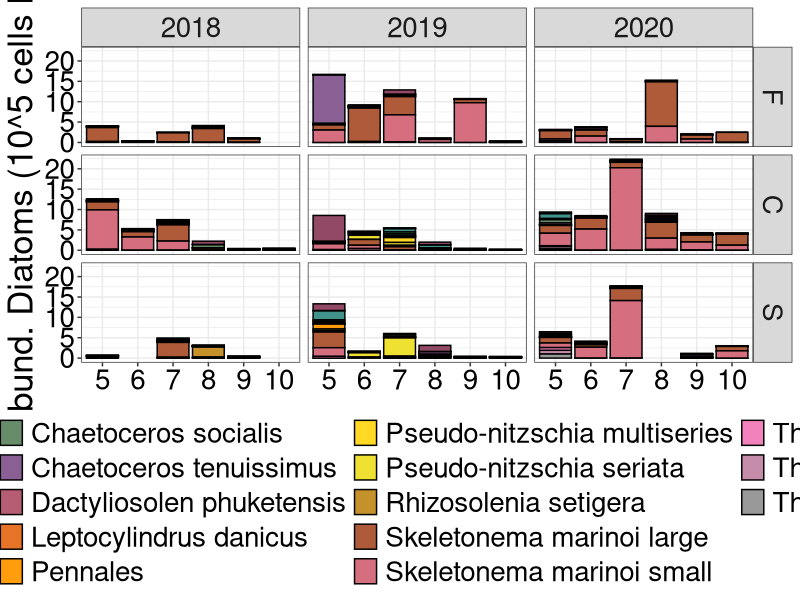
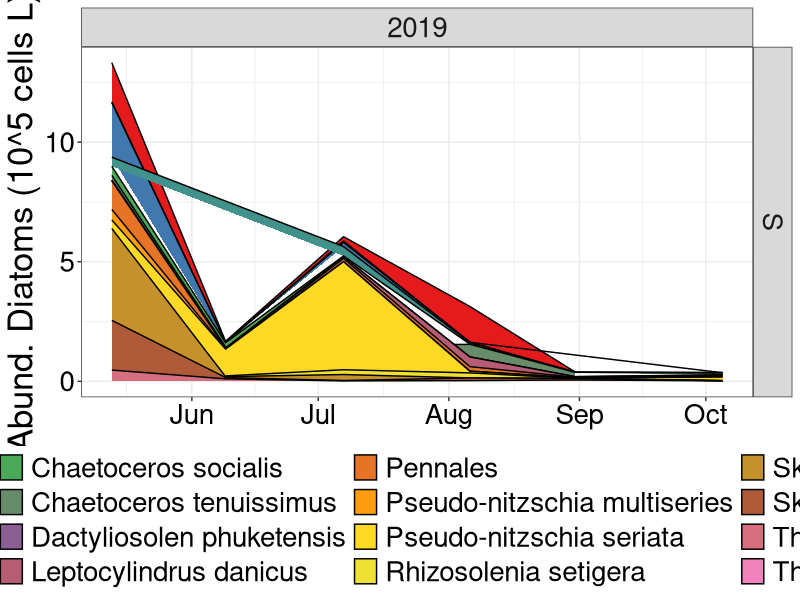
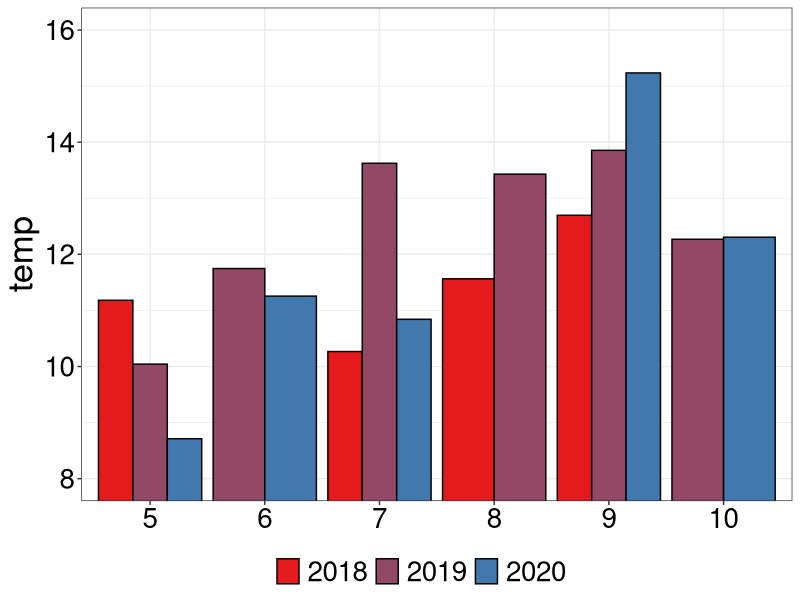
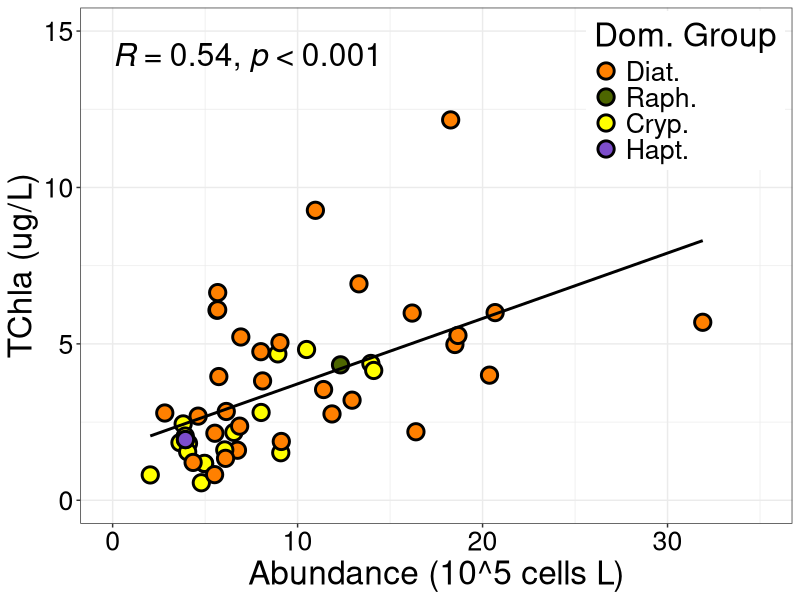
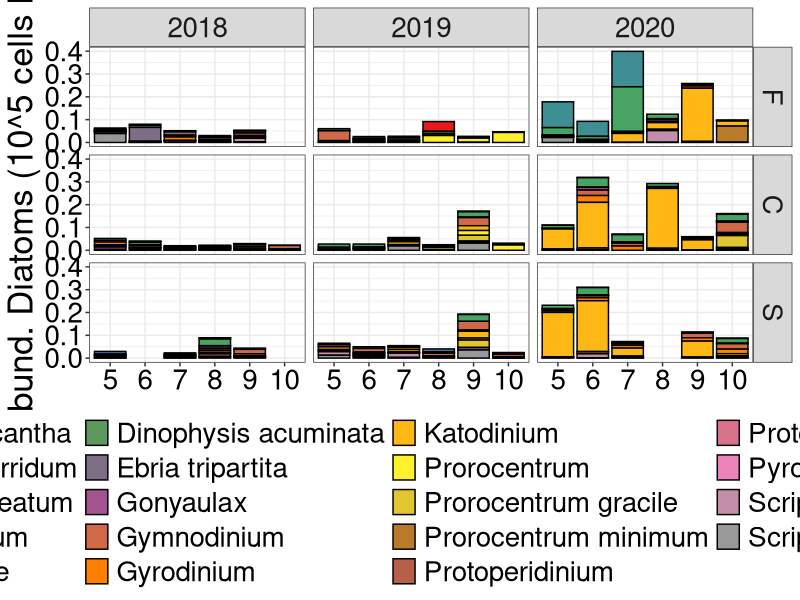
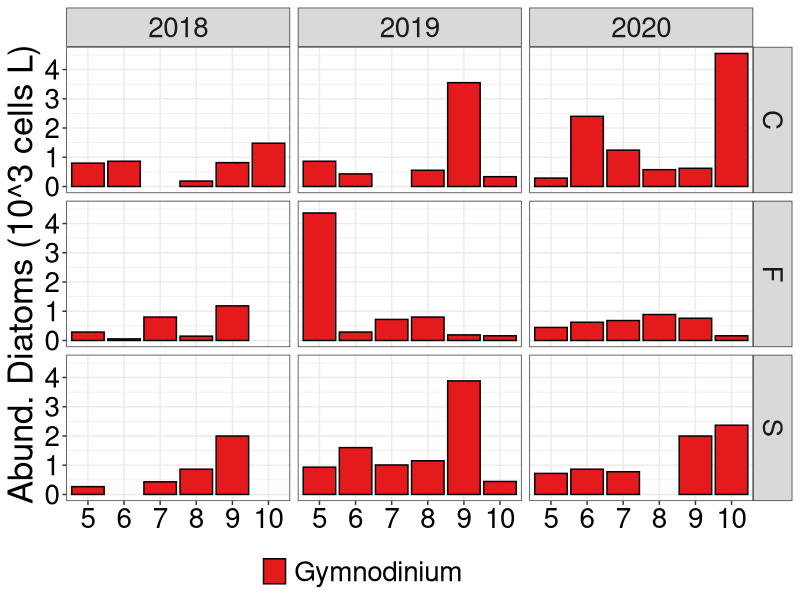
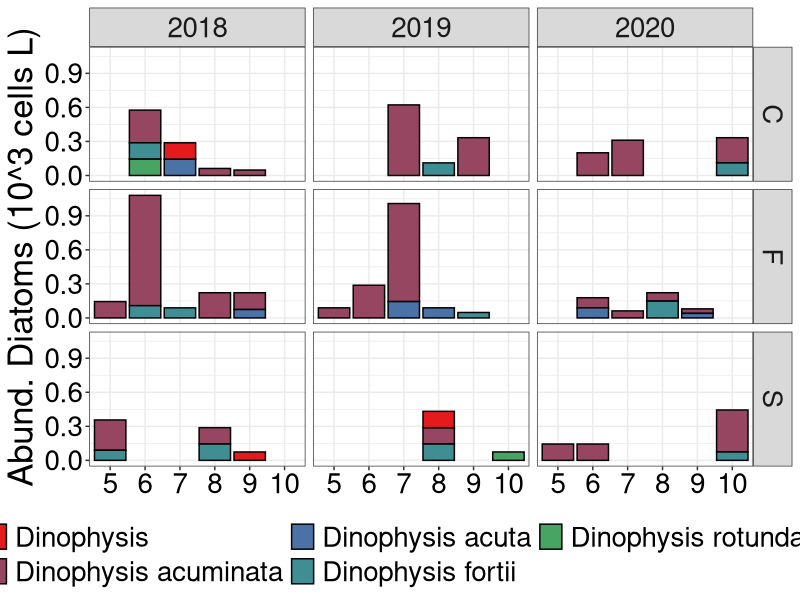
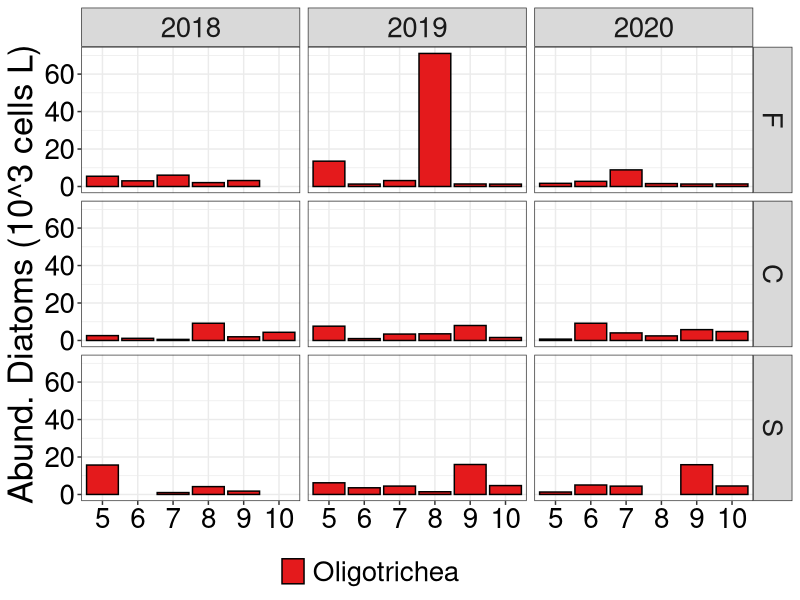

These charts were generated, in order, by the following R code: (Note: this script raises an error after producing the figures.)
## ---- chunk 1
#Upload packages
library(tidyverse)
library(readxl)
library(here)
library(patchwork)
library(RColorBrewer)

## ---- chunk 2
#Upload data from my master data standardization sheet
micro <- read_csv(here("outputs", "micro_master_2021-10-18.csv")) 

#Uploading chl data that has been converted to TChla
chl <- read_csv(here("outputs", "chl_hplc_merged.csv"))

#Uploading datasheet with physical, nutrients, chlorophyll, microscopy and chemtax data.
data <- read_csv(here("outputs", "ctd_merge_2021-11-04_chem.csv"))

#Uploading size separated S.marinoi counts.
sm_size <- read_csv(here("outputs", "s_mar_size.csv"))

fec <- read_csv(here("outputs", "fecal_master_2022-03-16_het.csv"))

#Upload microscopy data merged with physical and biogeochemical measures
data <- read_csv(here("outputs", "ctd_merge_2021-11-04_chem.csv")) 
## ---- chunk 3
#Remove QU39
micro <- micro %>% 
  filter(!site_id == "QU39")

#Remove QU39
data <- data %>% 
  filter(!site_id == "QU39")

data <- data %>% 
    mutate(location = case_when(site_id == "DFO2" ~ "F",
                              site_id == "KC10" ~ "C",
                              site_id == "QCS01" ~ "S",
                              TRUE ~ as.character(site_id)))

env <- data %>% 
  mutate(year = lubridate::year(date)) %>% 
  select(location, month, month_surv, year, t = temp_dm, s = sal_dm,
         dr = delta_rho_dm, no2 = no2_dm, po4 = po4_dm, sio2 = sio2_dm,
         secchi = secchi_depth)
## ---- chunk 4

#Careful here - removing original s.marinoi counts and replacing with size separated counts. Ensure that the outputs are comparable.
micro <- micro %>% 
  filter(!scientificName == "Skeletonema marinoi")

micro <- rbind(micro, sm_size)

## ---- chunk 5
#Add year column
micro <- micro %>% 
  mutate(year = lubridate::year(date)) %>% 
  relocate(year, .after = date)
## ---- chunk 6
# Changing site_id to location 
micro <- micro %>% 
    mutate(location = case_when(site_id == "DFO2" ~ "F",
                              site_id == "KC10" ~ "C",
                              site_id == "QCS01" ~ "S",
                              TRUE ~ as.character(site_id))) %>% 
  relocate(location, .after = site_id)
## ---- chunk 7
#looking at only species present in 10% or more of samples -  might be too conservative here.

# species_10 <- micro %>%
#   group_by(scientificName) %>%
#   summarise(n_obs = n()) %>%
#   ungroup() %>%
#   mutate(perc_obs = n_obs/50) %>%
#   filter(perc_obs >= 0.10)
# # 
# species_10_list <- species_10$scientificName
# # 
# micro <- micro %>% 
#   filter(scientificName %in% species_10_list)

## ---- chunk 8
micro_diat <- micro %>% 
  filter(group == "Bacillariophyta")

#Order locations from fjord to shelf
order_loc <- c("F", "C", "S")

#Chemtax - Specify order of phyto groups for figures
micro_diat <- arrange(mutate(micro_diat,
                         location = factor(location, levels = order_loc)))

#I want to look at species that never contribute to more than a certain percentage to the total biomass

#Make a total diatom sum column for each date and then divide each species count by the total to derive a relative contribution
micro_diat <- micro_diat %>% 
  group_by(date, location) %>% 
  mutate(sum_count = sum(species_sum)) %>% 
  ungroup() %>% 
  mutate(diat_perc = species_sum/sum_count)

#Make a column showing the max contribution for each species
micro_diat <- micro_diat %>% 
  group_by(scientificName) %>% 
  mutate(max = max(diat_perc),
         max_abund = max(species_sum)) %>% 
  ungroup() 


micro_diat_gt5_perc <- micro_diat %>% 
  filter(max >= 0.10)


colourCount = length(unique(micro_diat_gt5_perc$scientificName))
getPalette = colorRampPalette(brewer.pal(9, "Set1"))


micro_diat_gt5_perc %>% 
  ggplot(aes(x = as.factor(month_surv), y = species_sum/100000, 
             fill = scientificName)) + 
  geom_bar(stat = "identity", position = "stack", color = "black") + 
  facet_grid(location ~ year) +
  scale_fill_manual(values = getPalette(colourCount)) + 
  theme_bw() +
  ylab("Abund. Diatoms (10^5 cells L)") +
  theme(text = element_text(size = 25),
        axis.title.x = element_blank(),
        # axis.text.y = element_blank(),
        axis.text = element_text(colour = "black"),
        legend.position = "bottom",
        legend.direction = "horizontal",
        legend.title = element_blank()) +
  guides(fill = guide_legend(ncol = 4))

ggsave(here("figures_good", "timeseries-diatoms_gt10_perc_sm_size.png"),
       width = 16, height = 12, dpi = 300)
## ---- chunk 9
micro_diat_gt5_perc %>%
  mutate(yday = lubridate::yday(date)) %>% 
  filter(year == 2019 & location == "S") %>% 
  ggplot(aes(x = date, y = species_sum/100000, 
             fill = scientificName)) + 
  geom_area(stat = "identity", position = "stack", color = "black") + 
  facet_grid(location ~ year) +
  scale_fill_manual(values = getPalette(colourCount)) + 
  theme_bw() +
  ylab("Abund. Diatoms (10^5 cells L)") +
  theme(text = element_text(size = 25),
        axis.title.x = element_blank(),
        # axis.text.y = element_blank(),
        axis.text = element_text(colour = "black"),
        legend.position = "bottom",
        legend.direction = "horizontal",
        legend.title = element_blank()) +
  guides(fill = guide_legend(ncol = 4))
## ---- chunk 10
env %>% 
  filter(location == "S") %>% 
  ggplot(aes(x = as.factor(month_surv), y = t, fill = as.factor(year))) + 
  geom_bar(stat = "identity", position = "dodge", color = "black") + 
  scale_fill_manual(values = getPalette(colourCount)) + 
  coord_cartesian(ylim = c(8, 16)) +
  theme_bw() +
  ylab("temp") +
  theme(text = element_text(size = 25),
        axis.title.x = element_blank(),
        # axis.text.y = element_blank(),
        axis.text = element_text(colour = "black"),
        legend.position = "bottom",
        legend.direction = "horizontal",
        legend.title = element_blank()) +
  guides(fill = guide_legend(ncol = 4))
## ---- chunk 11
#This seems to work pretty well - Can decide between percentage or abundance threshold. 
## ---- chunk 12
#One of the request was total abundance versus TChla. How does it match?

#Determining total abundance of autotrophic species. May need to reformat what I consider autotrophic species.
total_abund <- micro %>% 
  filter(trophicStatus == "auto") %>% 
  group_by(date, site_id) %>% 
  mutate(abund_sum = sum(species_sum)) %>% 
  ungroup() %>% 
  mutate(abund_perc = (species_sum/abund_sum)*100) 

#Pulling the record with the dominant group contributing to total biomass
total_abund_top <- total_abund %>% 
  group_by(date, site_id) %>%
  top_n(n = 1, wt = abund_perc)


total_abund_top <- total_abund_top %>% 
  left_join(chl)
## ---- chunk 13
palette_group <- c("#ff8000", #1 - Diatoms (orange)
                   "#4d6600", #3 - Raphidophytes (dark green)
                   "#ffff00", #5 - Cryptophytes (yellow)
                   "#7d4dcc" #7 - Haptophytes (purple)
                   ) 
## ---- chunk 14
total_abund_top %>% 
  ggplot(aes(x = abund_sum/100000, y = chl)) + 
  geom_point(aes(fill = as.factor(group)), pch = 21, size = 4.5, stroke = 1.5) +
  geom_smooth(method = "lm", color = "black", se = FALSE) +
  # ggpubr::stat_cor(aes(label = ..rr.label..), label.y = 14, size = 8) +
  # ggpubr::stat_cor(aes(label = ..p.label..), label.y = 10, size = 8) +
  ggpubr::stat_cor(p.accuracy = 0.001, r.accuracy = 0.01, size = 8) +
  xlim(0, 35) +
  ylim(0, 15) +
  labs(x = "Abundance (10^5 cells L)",
       y = "TChla (ug/L)") +
  scale_fill_manual(values = palette_group,
                    name = "Dom. Group", 
                    breaks = c("Bacillariophyta", "Raphidiophyta", 
                               "Cryptophyta", "Prymnesiophyta-Haptophyta"),
                    labels = c("Diat.", "Raph.", "Cryp.", "Hapt.")) +
  theme_bw() +
  theme(text = element_text(size = 24),
        axis.text = element_text(colour = "black"),
        legend.position = c(0.85, 0.84))

ggsave(here("figures_good", "abund_tchla.png"),
       width = 7.5, height = 6, dpi = 300)
## ---- chunk 15
#I want to look at heterotrophic dinoflagellates that have high grazing rates

## ---- chunk 16

micro_dino <- micro %>% 
  filter(group == "Dinoflagellata")

#Chemtax - Specify order of phyto groups for figures
micro_dino <- arrange(mutate(micro_dino,
                         location = factor(location, levels = order_loc)))

#I want to look at species that never contribute to more than a certain percentage to the total biomass

#Make a total diatom sum column for each date and then divide each species count by the total to derive a relative contribution
micro_dino <- micro_dino %>% 
  group_by(date, location) %>% 
  mutate(sum_count = sum(species_sum)) %>% 
  ungroup() %>% 
  mutate(dino_perc = species_sum/sum_count)

#Make a column showing the max contribution for each species
micro_dino <- micro_dino %>% 
  group_by(scientificName) %>% 
  mutate(max = max(dino_perc),
         max_abund = max(species_sum)) %>% 
  ungroup() 


micro_dino_gt5_perc <- micro_dino %>% 
  filter(max >= 0.10)


colourCount = length(unique(micro_dino_gt5_perc$scientificName))
getPalette = colorRampPalette(brewer.pal(9, "Set1"))


micro_dino_gt5_perc %>% 
  ggplot(aes(x = as.factor(month_surv), y = species_sum/100000, 
             fill = scientificName)) + 
  geom_bar(stat = "identity", position = "stack", color = "black") + 
  facet_grid(location ~ year) +
  scale_fill_manual(values = getPalette(colourCount)) + 
  theme_bw() +
  ylab("Abund. Diatoms (10^5 cells L)") +
  theme(text = element_text(size = 25),
        axis.title.x = element_blank(),
        # axis.text.y = element_blank(),
        axis.text = element_text(colour = "black"),
        legend.position = "bottom",
        legend.direction = "horizontal",
        legend.title = element_blank()) +
  guides(fill = guide_legend(ncol = 4))

ggsave(here("figures_good", "timeseries-dino_gt10_perc.png"),
       width = 16, height = 12, dpi = 300)

## ---- chunk 17
micro %>%
  filter(genus == "Gymnodinium") %>% 
  ggplot(aes(x = as.factor(month_surv), y = species_sum/1000, 
             fill = scientificName)) + 
  geom_bar(stat = "identity", position = "stack", color = "black") + 
  facet_grid(location ~ year) +
  scale_fill_manual(values = getPalette(colourCount)) + 
  theme_bw() +
  ylab("Abund. Diatoms (10^3 cells L)") +
  theme(text = element_text(size = 25),
        axis.title.x = element_blank(),
        # axis.text.y = element_blank(),
        axis.text = element_text(colour = "black"),
        legend.position = "bottom",
        legend.direction = "horizontal",
        legend.title = element_blank()) +
  guides(fill = guide_legend(ncol = 4))

ggsave(here("figures_good", "timeseries-gymnodinium.png"),
       width = 16, height = 12, dpi = 300)
## ---- chunk 18
micro %>%
  filter(genus == "Dinophysis") %>% 
  ggplot(aes(x = as.factor(month_surv), y = species_sum/1000, 
             fill = scientificName)) + 
  geom_bar(stat = "identity", position = "stack", color = "black") + 
  facet_grid(location ~ year) +
  scale_fill_manual(values = getPalette(colourCount)) + 
  theme_bw() +
  ylab("Abund. Diatoms (10^3 cells L)") +
  theme(text = element_text(size = 25),
        axis.title.x = element_blank(),
        # axis.text.y = element_blank(),
        axis.text = element_text(colour = "black"),
        legend.position = "bottom",
        legend.direction = "horizontal",
        legend.title = element_blank()) +
  guides(fill = guide_legend(ncol = 4))

ggsave(here("figures_good", "timeseries-dino.png"),
       width = 16, height = 12, dpi = 300)
## ---- chunk 19
cil <- micro %>% 
  filter(group == "Ciliophora")

cil <- arrange(mutate(cil,
                       location = factor(location, levels = order_loc)))

cil %>%
  filter(scientificName == "Oligotrichea") %>% 
  ggplot(aes(x = as.factor(month_surv), y = species_sum/1000, 
             fill = scientificName)) + 
  geom_bar(stat = "identity", position = "stack", color = "black") + 
  facet_grid(location ~ year) +
  scale_fill_manual(values = getPalette(colourCount)) + 
  theme_bw() +
  ylab("Abund. Diatoms (10^3 cells L)") +
  theme(text = element_text(size = 25),
        axis.title.x = element_blank(),
        # axis.text.y = element_blank(),
        axis.text = element_text(colour = "black"),
        legend.position = "bottom",
        legend.direction = "horizontal",
        legend.title = element_blank()) +
  guides(fill = guide_legend(ncol = 4))
## ---- chunk 20
fec <- fec %>% 
  filter(!site_id == "QU39")

fec <- fec %>% 
  mutate(year = lubridate::year(date))

fec <- fec %>% 
    mutate(location = case_when(site_id == "DFO2" ~ "F",
                              site_id == "KC10" ~ "C",
                              site_id == "QCS01" ~ "S",
                              TRUE ~ as.character(site_id)))

fec <- arrange(mutate(fec,
                       location = factor(location, levels = order_loc)))


fec %>%
  ggplot(aes(x = as.factor(month_surv), y = fecal)) + 
  geom_bar(stat = "identity", position = "stack", color = "black") + 
  facet_grid(location ~ year) +
  scale_fill_manual(values = getPalette(colourCount)) + 
  theme_bw() +
  ylab("Abund. Diatoms (10^3 cells L)") +
  theme(text = element_text(size = 25),
        axis.title.x = element_blank(),
        # axis.text.y = element_blank(),
        axis.text = element_text(colour = "black"),
        legend.position = "bottom",
        legend.direction = "horizontal",
        legend.title = element_blank()) +
  guides(fill = guide_legend(ncol = 4))
## ---- chunk 21
#Goal is to show the prominent diatom species for each sampling date

#Separating diatoms
micro_diat <- micro %>% 
  filter(class == "Bacillariophyceae") %>% 
  group_by(date, site_id) %>% 
  mutate(total_abund = sum(species_sum)) %>% 
  ungroup() %>% 
  mutate(diat_perc = species_sum/total_abund)

#separating dinoflagellates
micro_dino <- micro %>% 
  filter(group == "Dinoflagellata") %>% 
  group_by(date, site_id) %>% 
  mutate(total_abund = sum(species_sum)) %>% 
  ungroup() %>% 
  mutate(diat_perc = species_sum/total_abund)

#Summing diatoms to genus level
micro_genus <- micro_diat %>% 
  filter(!is.na(genus)) %>% 
  group_by(date, site_id, location, month_surv, genus) %>% 
  summarize(sum_genus = sum(species_sum)) %>% 
  ungroup() %>% 
  group_by(date, site_id) %>% 
  mutate(sum_all = sum(sum_genus)) %>% 
  ungroup() %>% 
  mutate(perc_genus = sum_genus/sum_all,
         year = lubridate::year(date))

#Summing dinoflagellates to genus level
micro_genus_dino <- micro_dino %>% 
  filter(!is.na(genus)) %>% 
  group_by(date, site_id, location, month_surv, genus) %>% 
  summarize(sum_genus = sum(species_sum)) %>% 
  ungroup() %>% 
  group_by(date, site_id) %>% 
  mutate(sum_all = sum(sum_genus)) %>% 
  ungroup() %>% 
  mutate(perc_genus = sum_genus/sum_all,
         year = lubridate::year(date))
## ---- chunk 22
#Merging genus level data with chlorophyll
micro_genus <- micro_genus %>% 
  left_join(chl)
## ---- chunk 23

#Order locations from fjord to shelf
order_loc <- c("F", "C", "S")

#Chemtax - Specify order of phyto groups for figures
micro_genus <- arrange(mutate(micro_genus,
                         location = factor(location, levels = order_loc)))

## ---- chunk 24
#define the colours to use in the figure
colours = c( "#A54657",
             "#582630",
             "#F7EE7F",
             "#4DAA57",
             "#F1A66A",
             "#F26157",
             "#F9ECCC",
             "#679289",
             "#33658A",
             "#F6AE2D")
## ---- chunk 25
coeff <- 12.5

micro_genus %>% 
  filter(perc_genus >= 0.05) %>% 
  ggplot(aes(x = as.factor(location), y = perc_genus, 
             fill = genus)) + 
  geom_bar(stat = "identity", position = "stack", color = "black") + 
  geom_point(aes(x = as.factor(location), y = chl/coeff), pch = 21,
             color = "Black", fill = "white", stroke = 1.5, size = 3) +
  scale_y_continuous(sec.axis = sec_axis(~ . *coeff, name = "TChla")) +
  facet_grid(year ~ month_surv) +
  scale_fill_manual(values = colours) +  
                    # labels = c("Bi.",
                    #            "C.c.",
                    #            "C.t.",
                    #            "P.",
                    #            "P.n.",
                    #            "P.n.s.",
                    #            "R.s.",
                    #            "S.m.",
                    #            "T.p.")) +
  theme_bw() +
  ylab("Rel. Abund. Diatoms (%)") +
  theme(text = element_text(size = 25),
        axis.title.x = element_blank(),
        # axis.text.y = element_blank(),
        axis.text = element_text(colour = "black"),
        legend.position = "top",
        legend.direction = "horizontal",
        legend.title = element_blank()) +
  guides(fill = guide_legend(nrow = 2))

ggsave(here("figures_good", "diat_genus_chla.png"),
       width = 14, height = 8, dpi = 300)
## ---- chunk 26
diat_global <- micro_genus %>%
  select(date, location, genus, sum_genus, perc_genus) %>% 
  group_by(location, genus) %>% 
  summarise(median_perc = median(perc_genus),
            mean_perc = mean(perc_genus)) %>% 
  ungroup()

dino_global <- micro_genus_dino %>%
  select(date, location, genus, sum_genus, perc_genus) %>% 
  group_by(location, genus) %>% 
  summarise(median_perc = median(perc_genus),
            mean_perc = mean(perc_genus)) %>% 
  ungroup()

colourCount = length(unique(diat_global$genus))
getPalette = colorRampPalette(brewer.pal(9, "Set1"))
## ---- chunk 27
diat_global %>% 
  ggplot(aes(x = as.factor(location), y = median_perc, fill = genus)) +
  geom_bar(stat = "identity", position = "fill", color = "black") +
  scale_fill_manual(values = getPalette(colourCount)) +
  theme_bw() +
  ylab("Rel. Abund. Diatoms (%)") +
  theme(text = element_text(size = 25),
        axis.title.x = element_blank(),
        # axis.text.y = element_blank(),
        axis.text = element_text(colour = "black"),
        # legend.position = "top",
        # legend.direction = "horizontal",
        legend.title = element_blank()) +
  guides(fill = guide_legend(ncol = 1))


ggsave(here("figures_good", "test.png"),
       width = 9, height = 5.5, dpi = 300)
## ---- chunk 28
dino_global %>% 
  ggplot(aes(x = as.factor(location), y = median_perc, fill = genus)) +
  geom_bar(stat = "identity", position = "fill", color = "black") +
  scale_fill_manual(values = getPalette(colourCount)) +
  theme_bw() +
  ylab("Rel. Abund. Diatoms (%)") +
  theme(text = element_text(size = 25),
        axis.title.x = element_blank(),
        # axis.text.y = element_blank(),
        axis.text = element_text(colour = "black"),
        # legend.position = "top",
        # legend.direction = "horizontal",
        legend.title = element_blank()) +
  guides(fill = guide_legend(ncol = 1))


ggsave(here("figures_good", "test_dino.png"),
       width = 9, height = 5.5, dpi = 300)
## ---- chunk 29
coeff <- 12.5

micro_genus %>% 
  # filter(perc_genus >= 0.05) %>% 
  ggplot(aes(x = as.factor(location), y = perc_genus, 
             fill = genus)) + 
  geom_bar(stat = "identity", position = "stack", color = "black") + 
  geom_point(aes(x = as.factor(location), y = chl/coeff), pch = 21,
             color = "Black", fill = "white", stroke = 1.5, size = 3) +
  scale_y_continuous(sec.axis = sec_axis(~ . *coeff, name = "TChla")) +
  facet_grid(year ~ month_surv) +
  scale_fill_manual(values = getPalette(colourCount)) + 
  theme_bw() +
  ylab("Rel. Abund. Diatoms (%)") +
  theme(text = element_text(size = 25),
        axis.title.x = element_blank(),
        # axis.text.y = element_blank(),
        axis.text = element_text(colour = "black"),
        # legend.position = "top",
        # legend.direction = "horizontal",
        legend.title = element_blank()) +
  guides(fill = guide_legend(ncol = 1))

ggsave(here("figures_good", "diat_genus_chla_2.png"),
       width = 16, height = 8, dpi = 300)
## ---- chunk 30
#Goal is to show the prominent diatom species for each sampling date

#1 Look at what species were dominant for each sample
micro_flag <- micro %>% 
  filter(!class == "Bacillariophyceae") %>% 
  group_by(date, site_id) %>% 
  mutate(total_abund = sum(species_sum)) %>% 
  ungroup() %>% 
  mutate(flag_perc = species_sum/total_abund)

# micro_diat_order <- micro_diat %>% 
#   group_by(date, site_id) %>%
#   mutate(diat_rank = order(order(species_sum, decreasing = TRUE))) %>% 
#   ungroup()

flag_diat_stats <- micro_flag %>% 
  group_by(site_id, scientificName) %>% 
  summarise(med_abund = median(species_sum),
            med_perc = median(flag_perc)) %>% 
  mutate_at(vars(med_perc), funs(round(., 2)))


flag_genus <- micro_flag %>% 
  filter(!is.na(genus)) %>% 
  group_by(date, site_id, location, month_surv, genus) %>% 
  summarize(sum_genus = sum(species_sum)) %>% 
  ungroup() %>% 
  group_by(date, site_id) %>% 
  mutate(sum_all = sum(sum_genus)) %>% 
  ungroup() %>% 
  mutate(perc_genus = sum_genus/sum_all,
         year = lubridate::year(date))
## ---- chunk 31
# flag_order <- c("Phaeocystis", "Hillea", "Teleaulax", "Pterosperma",
#                 "Pyramimonas", "Katodinium", "Dinobryon", "Olisthodiscus",
#                 "Metromonas", "Monosiga", "Parvicorbicula")

# flag_order <- c("Parvicorbicula", "Monosiga", "Metromonas", "Olisthodiscus",
#                 "Dinobryon", "Katodinium", "Pyramimonas", "Pterosperma", 
#                 "Teleaulax", "Hillea", "Phaeocystis")

flag_order <- c("Parvicorbicula", "Monosiga", "Metromonas", 
                "Scrippsiella", "Katodinium", "Corythodinium", 
                "Telonema",
                "Teleaulax", "Hillea",
                "Tetraselmis", "Pyramimonas", "Pterosperma",
                "Phaeocystis", 
                "Dinobryon", "Ciliophrys", "Apedinella")

flag_genus <- arrange(mutate(flag_genus,
                         genus = factor(genus, levels = flag_order)))


#Chemtax - Specify order of phyto groups for figures
flag_genus <- arrange(mutate(flag_genus,
                         location = factor(location, levels = order_loc)))

## ---- chunk 32
# colours_flag = c("#E56AB3",
#                  "#F9A3CB",
#                  "#FFCEE6",
#                  "#9300ff",
#                  "#95F985",
#                  "#26D701",
#                  "#00AB08",
#                  "#FFDF00",
#                  "#EDC211",
#                  "#DAA521",
#                  "#8B0000",
#                  "#a23333",
#                  "#c58080",
#                  "#0000FF",
#                  "#4949FF",
#                  "#BFBFFF")


colours_flag = c("#BFBFFF",
                 "#4949FF",
                 "#0000FF",
                 "#4a010d",
                 "#940119",
                 "#de0226",
                 "#DAA521",
                 "#EDC211",
                 "#FFDF00",
                 "#00AB08",
                 "#26D701",
                 "#95F985",
                 "#9300ff",
                 "#FFCEE6",
                 "#F9A3CB",
                 "#E56AB3")
## ---- chunk 33
flag_genus %>% 
  filter(perc_genus >= 0.05) %>% 
  ggplot(aes(x = as.factor(location), y = perc_genus, 
             fill = genus)) + 
  geom_bar(stat = "identity", position = "stack", color = "black") + 
  facet_grid(year ~ month_surv) +
  scale_fill_manual(values = colours_flag) +
  # scale_fill_brewer(palette = "Paired") +  
                    # labels = c("Bi.",
                    #            "C.c.",
                    #            "C.t.",
                    #            "P.",
                    #            "P.n.",
                    #            "P.n.s.",
                    #            "R.s.",
                    #            "S.m.",
                    #            "T.p.")) +
  theme_bw() +
  ylab("Rel. Abund. Flagellates (%)") +
  theme(text = element_text(size = 25),
        axis.title.x = element_blank(),
        # axis.text.y = element_blank(),
        axis.text = element_text(colour = "black"),
        legend.position = "top",
        legend.direction = "horizontal",
        legend.title = element_blank()) +
  guides(fill = guide_legend(nrow = 3))

ggsave(here("figures_rev2", "flag_test_family_no-cryp.png"),
       width = 14, height = 8, dpi = 300)
## ---- chunk 34
micro %>% 
  filter(scientificName == "Pseudo-nitzschia seriata"  & year == "2019") %>% 
  ggplot(aes(x = date, y = species_sum, color = location)) +
  geom_line() +
  geom_point()
## ---- chunk 35
micro %>% 
  filter(scientificName == "Rhizosolenia setigera"  & year == "2018") %>% 
  ggplot(aes(x = date, y = species_sum, color = location)) +
  geom_line() +
  geom_point()

## ---- chunk 36
#What about selecting only species that ever exceed 50000k. Doing a median of these and then plotting. 
diat_gt100k <- micro %>% 
  filter(!site_id == "QU39" & class == "Bacillariophyceae" 
         & species_sum >= 100000) %>%
  distinct(scientificName)

test <- micro %>% 
  filter(scientificName == "Chaetoceros debilis")

diat_gt100k_list <- diat_gt100k$scientificName

diat_test2 <- micro %>% 
  mutate(year = lubridate::year(date)) %>% 
  filter(!site_id == "QU39" 
         & class == "Bacillariophyceae" 
         & scientificName %in% diat_gt100k_list) %>%
  group_by(site_id, year, month_surv, scientificName) %>% 
  summarize(med_count = median(species_sum)) %>% 
  mutate(rank_med = order(order(med_count, decreasing = TRUE))) %>% 
  ungroup()

diat_test2 <- diat_test2 %>% 
    mutate(location = case_when(site_id == "DFO2" ~ "F",
                              site_id == "KC10" ~ "C",
                              site_id == "QCS01" ~ "S",
                              TRUE ~ as.character(site_id))) 

diat_test2 <- arrange(mutate(diat_test2,
                         location = factor(location, levels = order_loc)))
## ---- chunk 37
diat_test2 %>% 
  ggplot(aes(x = as.factor(location), y = med_count, fill = scientificName)) + 
  geom_bar(stat = "identity", position = "fill", color = "black") + 
  facet_grid(year ~ month_surv) + 
  scale_fill_brewer(palette = "Paired", 
                    labels = c("Bi.",
                               "C.c.",
                               "C.t.",
                               "P.",
                               "P.n.",
                               "P.n.s.",
                               "R.s.",
                               "S.m.",
                               "T.p.")) +
  theme_bw() +
  ylab("%") +
  theme(text = element_text(size = 25),
        axis.title.x = element_blank(),
        # axis.text.y = element_blank(),
        axis.text = element_text(colour = "black"),
        legend.position = "top",
        legend.direction = "horizontal",
        legend.title = element_blank()) +
  guides(fill = guide_legend(nrow = 1))

ggsave(here("figures_rev2", "diat_test.png"), 
       width = 12, height = 8, dpi = 300)
## ---- chunk 38
diat_test2 %>% 
  ggplot(aes(x = as.factor(location), y = (med_count/100000),
             fill = scientificName)) + 
  geom_bar(stat = "identity", position = "stack", color = "black") + 
  facet_grid(year ~ month_surv, scales = "free_y") + 
  scale_fill_brewer(palette = "Paired", 
                    labels = c("Bi.",
                               "C.c.",
                               "C.t.",
                               "P.",
                               "P.n.",
                               "P.n.s.",
                               "R.s.",
                               "S.m.",
                               "T.p.")) +
  theme_bw() +
  ylab("%") +
  theme(text = element_text(size = 25),
        axis.title.x = element_blank(),
        # axis.text.y = element_blank(),
        axis.text = element_text(colour = "black"),
        legend.position = "top",
        legend.direction = "horizontal",
        legend.title = element_blank()) +
  guides(fill = guide_legend(nrow = 1))

ggsave(here("figures_rev2", "diat_test_abund.png"), 
       width = 12, height = 8, dpi = 300)
## ---- chunk 39
coeff <- 12.5

diat_test2 %>% 
  ggplot() + 
  geom_bar(aes(x = as.factor(location), y = med_count, fill = scientificName),
           stat = "identity", position = "fill", color = "black") + 
  geom_point(aes(x = as.factor(location), y = chl/coeff), pch = 21,
             color = "Black", fill = "white", stroke = 1.5, size = 3) +
  scale_y_continuous(sec.axis = sec_axis(~ . *coeff, name = "TChla")) +
  facet_grid(year ~ month_surv) + 
  # geom_text(aes(label = year), x = Inf, y = Inf, hjust = 1.5, vjust = 1.5,
            # check_overlap = TRUE) +
  scale_fill_brewer(palette = "Paired", 
                    labels = c("Bi.",
                               "C.c.",
                               "C.t.",
                               "P.",
                               "P.n.",
                               "P.n.s.",
                               "R.s.",
                               "S.m.",
                               "T.p.")) +
  theme_bw() +
  ylab("%") +
  theme(text = element_text(size = 25),
        axis.title.x = element_blank(),
        # axis.text.y = element_blank(),
        axis.text = element_text(colour = "black"),
        legend.position = "top",
        legend.direction = "horizontal",
        legend.title = element_blank()) +
  guides(fill = guide_legend(nrow = 1))

ggsave(here("figures_rev2", "diat_test_perc_tchla.png"), 
       width = 12, height = 8, dpi = 300)
